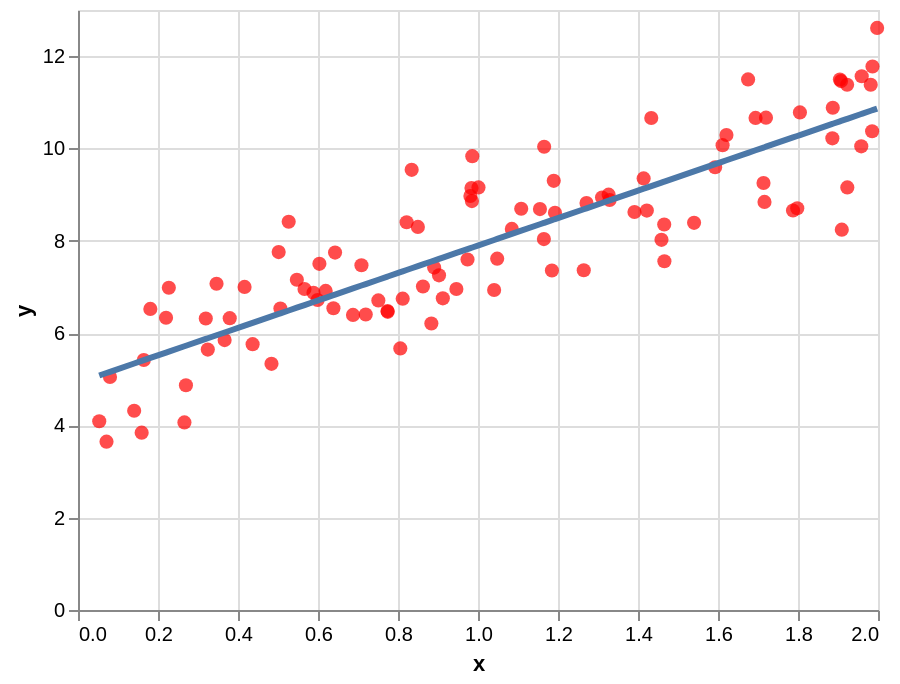

Describe this chart as a Vega-Lite specification.
### Vega-Lite specification from a JSON file in a GitHub repository (floating-point values rounded to 4 significant figures)
{"config": {"view": {"continuousWidth": 400, "continuousHeight": 300}}, "layer": [{"data": {"values": [{"x": 0.8058, "y": 5.668}, {"x": 0.7086, "y": 7.468}, {"x": 1.001, "y": 9.157}, {"x": 0.8904, "y": 7.419}, {"x": 0.1809, "y": 6.524}, {"x": 0.5471, "y": 7.156}, {"x": 1.887, "y": 10.88}, {"x": 0.05309, "y": 4.089}, {"x": 0.08, "y": 5.05}, {"x": 0.5663, "y": 6.954}, {"x": 1.165, "y": 8.036}, {"x": 1.982, "y": 11.38}, {"x": 1.985, "y": 10.37}, {"x": 1.986, "y": 11.78}, {"x": 0.2201, "y": 6.333}, {"x": 1.329, "y": 8.882}, {"x": 1.048, "y": 7.613}, {"x": 0.3463, "y": 7.069}, {"x": 1.886, "y": 10.22}, {"x": 0.4837, "y": 5.333}, {"x": 1.998, "y": 12.61}, {"x": 1.165, "y": 10.04}, {"x": 0.3666, "y": 5.848}, {"x": 0.7737, "y": 6.479}, {"x": 0.3793, "y": 6.323}, {"x": 0.8215, "y": 8.402}, {"x": 1.189, "y": 9.299}, {"x": 1.433, "y": 10.66}, {"x": 0.9738, "y": 7.595}, {"x": 0.6192, "y": 6.913}, {"x": 1.155, "y": 8.687}, {"x": 0.8834, "y": 6.207}, {"x": 0.7194, "y": 6.402}, {"x": 0.6427, "y": 7.744}, {"x": 0.4164, "y": 7.0}, {"x": 0.9025, "y": 7.252}, {"x": 0.9837, "y": 9.141}, {"x": 1.798, "y": 8.704}, {"x": 1.459, "y": 8.02}, {"x": 1.54, "y": 8.388}, {"x": 0.7509, "y": 6.708}, {"x": 0.6875, "y": 6.394}, {"x": 1.31, "y": 8.938}, {"x": 1.422, "y": 8.653}, {"x": 0.2271, "y": 6.981}, {"x": 0.2661, "y": 4.065}, {"x": 0.9121, "y": 6.753}, {"x": 0.3195, "y": 6.316}, {"x": 1.923, "y": 9.156}, {"x": 1.675, "y": 11.5}, {"x": 1.04, "y": 6.933}, {"x": 0.4365, "y": 5.76}, {"x": 0.2698, "y": 4.869}, {"x": 1.958, "y": 10.05}, {"x": 1.414, "y": 9.351}, {"x": 1.72, "y": 10.67}, {"x": 0.7743, "y": 6.461}, {"x": 0.5017, "y": 7.754}, {"x": 0.5989, "y": 6.717}, {"x": 1.714, "y": 9.252}, {"x": 0.946, "y": 6.956}, {"x": 1.327, "y": 8.998}, {"x": 1.611, "y": 10.07}, {"x": 0.506, "y": 6.531}, {"x": 0.1591, "y": 3.842}, {"x": 1.466, "y": 8.352}, {"x": 1.923, "y": 11.38}, {"x": 1.908, "y": 11.46}, {"x": 0.981, "y": 8.97}, {"x": 1.264, "y": 7.361}, {"x": 1.466, "y": 7.557}, {"x": 1.805, "y": 10.78}, {"x": 0.3245, "y": 5.642}, {"x": 0.8118, "y": 6.746}, {"x": 0.8342, "y": 9.537}, {"x": 1.391, "y": 8.623}, {"x": 0.8497, "y": 8.3}, {"x": 1.716, "y": 8.842}, {"x": 1.694, "y": 10.66}, {"x": 0.1404, "y": 4.317}, {"x": 0.6035, "y": 7.501}, {"x": 1.959, "y": 11.56}, {"x": 0.07125, "y": 3.647}, {"x": 0.9848, "y": 8.859}, {"x": 1.905, "y": 11.49}, {"x": 1.621, "y": 10.29}, {"x": 0.5887, "y": 6.875}, {"x": 1.192, "y": 8.606}, {"x": 0.8624, "y": 7.008}, {"x": 1.185, "y": 7.355}, {"x": 1.788, "y": 8.657}, {"x": 1.108, "y": 8.693}, {"x": 0.9857, "y": 9.834}, {"x": 0.6385, "y": 6.539}, {"x": 0.5267, "y": 8.412}, {"x": 1.085, "y": 8.257}, {"x": 0.1645, "y": 5.418}, {"x": 1.271, "y": 8.818}, {"x": 1.593, "y": 9.593}, {"x": 1.909, "y": 8.241}]}, "mark": {"type": "point", "color": "red", "filled": true, "size": 50}, "encoding": {"x": {"type": "quantitative", "field": "x"}, "y": {"type": "quantitative", "field": "y"}}}, {"data": {"values": [{"x": 0.8058, "y": 7.319}, {"x": 0.7086, "y": 7.03}, {"x": 1.001, "y": 7.901}, {"x": 0.8904, "y": 7.571}, {"x": 0.1809, "y": 5.461}, {"x": 0.5471, "y": 6.55}, {"x": 1.887, "y": 10.53}, {"x": 0.05309, "y": 5.081}, {"x": 0.08, "y": 5.161}, {"x": 0.5663, "y": 6.607}, {"x": 1.165, "y": 8.387}, {"x": 1.982, "y": 10.82}, {"x": 1.985, "y": 10.83}, {"x": 1.986, "y": 10.83}, {"x": 0.2201, "y": 5.578}, {"x": 1.329, "y": 8.875}, {"x": 1.048, "y": 8.04}, {"x": 0.3463, "y": 5.953}, {"x": 1.886, "y": 10.53}, {"x": 0.4837, "y": 6.362}, {"x": 1.998, "y": 10.86}, {"x": 1.165, "y": 8.389}, {"x": 0.3666, "y": 6.013}, {"x": 0.7737, "y": 7.224}, {"x": 0.3793, "y": 6.051}, {"x": 0.8215, "y": 7.366}, {"x": 1.189, "y": 8.46}, {"x": 1.433, "y": 9.185}, {"x": 0.9738, "y": 7.819}, {"x": 0.6192, "y": 6.764}, {"x": 1.155, "y": 8.358}, {"x": 0.8834, "y": 7.55}, {"x": 0.7194, "y": 7.062}, {"x": 0.6427, "y": 6.834}, {"x": 0.4164, "y": 6.161}, {"x": 0.9025, "y": 7.607}, {"x": 0.9837, "y": 7.848}, {"x": 1.798, "y": 10.27}, {"x": 1.459, "y": 9.261}, {"x": 1.54, "y": 9.503}, {"x": 0.7509, "y": 7.156}, {"x": 0.6875, "y": 6.968}, {"x": 1.31, "y": 8.819}, {"x": 1.422, "y": 9.152}, {"x": 0.2271, "y": 5.598}, {"x": 0.2661, "y": 5.714}, {"x": 0.9121, "y": 7.636}, {"x": 0.3195, "y": 5.873}, {"x": 1.923, "y": 10.64}, {"x": 1.675, "y": 9.905}, {"x": 1.04, "y": 8.017}, {"x": 0.4365, "y": 6.221}, {"x": 0.2698, "y": 5.726}, {"x": 1.958, "y": 10.75}, {"x": 1.414, "y": 9.128}, {"x": 1.72, "y": 10.04}, {"x": 0.7743, "y": 7.226}, {"x": 0.5017, "y": 6.415}, {"x": 0.5989, "y": 6.704}, {"x": 1.714, "y": 10.02}, {"x": 0.946, "y": 7.736}, {"x": 1.327, "y": 8.868}, {"x": 1.611, "y": 9.715}, {"x": 0.506, "y": 6.428}, {"x": 0.1591, "y": 5.396}, {"x": 1.466, "y": 9.281}, {"x": 1.923, "y": 10.64}, {"x": 1.908, "y": 10.6}, {"x": 0.981, "y": 7.84}, {"x": 1.264, "y": 8.683}, {"x": 1.466, "y": 9.283}, {"x": 1.805, "y": 10.29}, {"x": 0.3245, "y": 5.888}, {"x": 0.8118, "y": 7.337}, {"x": 0.8342, "y": 7.404}, {"x": 1.391, "y": 9.06}, {"x": 0.8497, "y": 7.45}, {"x": 1.716, "y": 10.03}, {"x": 1.694, "y": 9.961}, {"x": 0.1404, "y": 5.341}, {"x": 0.6035, "y": 6.718}, {"x": 1.959, "y": 10.75}, {"x": 0.07125, "y": 5.135}, {"x": 0.9848, "y": 7.852}, {"x": 1.905, "y": 10.59}, {"x": 1.621, "y": 9.744}, {"x": 0.5887, "y": 6.674}, {"x": 1.192, "y": 8.469}, {"x": 0.8624, "y": 7.488}, {"x": 1.185, "y": 8.447}, {"x": 1.788, "y": 10.24}, {"x": 1.108, "y": 8.218}, {"x": 0.9857, "y": 7.855}, {"x": 0.6385, "y": 6.822}, {"x": 0.5267, "y": 6.49}, {"x": 1.085, "y": 8.148}, {"x": 0.1645, "y": 5.412}, {"x": 1.271, "y": 8.704}, {"x": 1.593, "y": 9.66}, {"x": 1.909, "y": 10.6}]}, "mark": {"type": "line", "size": 3}, "encoding": {"x": {"type": "quantitative", "field": "x"}, "y": {"type": "quantitative", "field": "y"}}}], "$schema": "https://vega.github.io/schema/vega-lite/v5.json", "data": {"values": [{"x": 0.8058, "y": 5.668}, {"x": 0.7086, "y": 7.468}, {"x": 1.001, "y": 9.157}, {"x": 0.8904, "y": 7.419}, {"x": 0.1809, "y": 6.524}, {"x": 0.5471, "y": 7.156}, {"x": 1.887, "y": 10.88}, {"x": 0.05309, "y": 4.089}, {"x": 0.08, "y": 5.05}, {"x": 0.5663, "y": 6.954}, {"x": 1.165, "y": 8.036}, {"x": 1.982, "y": 11.38}, {"x": 1.985, "y": 10.37}, {"x": 1.986, "y": 11.78}, {"x": 0.2201, "y": 6.333}, {"x": 1.329, "y": 8.882}, {"x": 1.048, "y": 7.613}, {"x": 0.3463, "y": 7.069}, {"x": 1.886, "y": 10.22}, {"x": 0.4837, "y": 5.333}, {"x": 1.998, "y": 12.61}, {"x": 1.165, "y": 10.04}, {"x": 0.3666, "y": 5.848}, {"x": 0.7737, "y": 6.479}, {"x": 0.3793, "y": 6.323}, {"x": 0.8215, "y": 8.402}, {"x": 1.189, "y": 9.299}, {"x": 1.433, "y": 10.66}, {"x": 0.9738, "y": 7.595}, {"x": 0.6192, "y": 6.913}, {"x": 1.155, "y": 8.687}, {"x": 0.8834, "y": 6.207}, {"x": 0.7194, "y": 6.402}, {"x": 0.6427, "y": 7.744}, {"x": 0.4164, "y": 7.0}, {"x": 0.9025, "y": 7.252}, {"x": 0.9837, "y": 9.141}, {"x": 1.798, "y": 8.704}, {"x": 1.459, "y": 8.02}, {"x": 1.54, "y": 8.388}, {"x": 0.7509, "y": 6.708}, {"x": 0.6875, "y": 6.394}, {"x": 1.31, "y": 8.938}, {"x": 1.422, "y": 8.653}, {"x": 0.2271, "y": 6.981}, {"x": 0.2661, "y": 4.065}, {"x": 0.9121, "y": 6.753}, {"x": 0.3195, "y": 6.316}, {"x": 1.923, "y": 9.156}, {"x": 1.675, "y": 11.5}, {"x": 1.04, "y": 6.933}, {"x": 0.4365, "y": 5.76}, {"x": 0.2698, "y": 4.869}, {"x": 1.958, "y": 10.05}, {"x": 1.414, "y": 9.351}, {"x": 1.72, "y": 10.67}, {"x": 0.7743, "y": 6.461}, {"x": 0.5017, "y": 7.754}, {"x": 0.5989, "y": 6.717}, {"x": 1.714, "y": 9.252}, {"x": 0.946, "y": 6.956}, {"x": 1.327, "y": 8.998}, {"x": 1.611, "y": 10.07}, {"x": 0.506, "y": 6.531}, {"x": 0.1591, "y": 3.842}, {"x": 1.466, "y": 8.352}, {"x": 1.923, "y": 11.38}, {"x": 1.908, "y": 11.46}, {"x": 0.981, "y": 8.97}, {"x": 1.264, "y": 7.361}, {"x": 1.466, "y": 7.557}, {"x": 1.805, "y": 10.78}, {"x": 0.3245, "y": 5.642}, {"x": 0.8118, "y": 6.746}, {"x": 0.8342, "y": 9.537}, {"x": 1.391, "y": 8.623}, {"x": 0.8497, "y": 8.3}, {"x": 1.716, "y": 8.842}, {"x": 1.694, "y": 10.66}, {"x": 0.1404, "y": 4.317}, {"x": 0.6035, "y": 7.501}, {"x": 1.959, "y": 11.56}, {"x": 0.07125, "y": 3.647}, {"x": 0.9848, "y": 8.859}, {"x": 1.905, "y": 11.49}, {"x": 1.621, "y": 10.29}, {"x": 0.5887, "y": 6.875}, {"x": 1.192, "y": 8.606}, {"x": 0.8624, "y": 7.008}, {"x": 1.185, "y": 7.355}, {"x": 1.788, "y": 8.657}, {"x": 1.108, "y": 8.693}, {"x": 0.9857, "y": 9.834}, {"x": 0.6385, "y": 6.539}, {"x": 0.5267, "y": 8.412}, {"x": 1.085, "y": 8.257}, {"x": 0.1645, "y": 5.418}, {"x": 1.271, "y": 8.818}, {"x": 1.593, "y": 9.593}, {"x": 1.909, "y": 8.241}]}}
